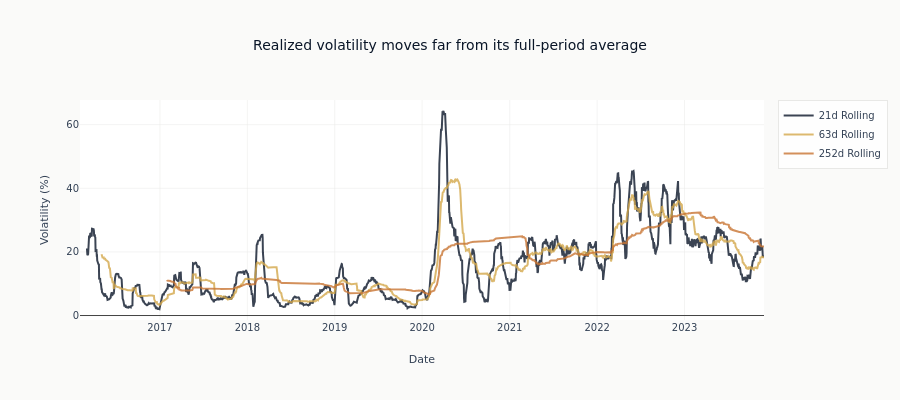

The code cell stored with this chart in its notebook:
### Code cell
# Plot rolling volatility (annualized)
fig = go.Figure()

for window in [21, 63, 252]:
    if window in rolling.volatility:
        vol_series = rolling.volatility[window]
        fig.add_trace(
            go.Scatter(
                x=strategy_returns.index,
                y=vol_series.to_numpy() * 100,
                name=f"{window}d Rolling",
                opacity=0.8,
            )
        )

fig.update_layout(
    title="Realized volatility moves far from its full-period average",
    xaxis_title="Date",
    yaxis_title="Volatility (%)",
    height=400,
)
show_plotly_with_alt(
    fig,
    "Three lines of annualized rolling volatility against date, over 21, 63 and 252 sessions, with the shortest window spiking far above the other two during market stress.",
)

### Figure 1 — Plotly figure (JSON) as saved in the notebook; plotly's stock layout.template omitted (floating-point values rounded to 4 significant figures; data arrays with more than 128 entries replaced by an {"elided": "..."} marker saying what was removed)
{"data": [{"name": "21d Rolling", "opacity": 0.8, "type": "scatter", "x": {"elided": "1971 str values"}, "y": {"elided": "1971 float values"}}, {"name": "63d Rolling", "opacity": 0.8, "type": "scatter", "x": {"elided": "1971 str values"}, "y": {"elided": "1971 float values"}}, {"name": "252d Rolling", "opacity": 0.8, "type": "scatter", "x": {"elided": "1971 str values"}, "y": {"elided": "1971 float values"}}], "layout": {"height": 400, "title": {"text": "Realized volatility moves far from its full-period average"}, "xaxis": {"title": {"text": "Date"}}, "yaxis": {"title": {"text": "Volatility (%)"}}}}
